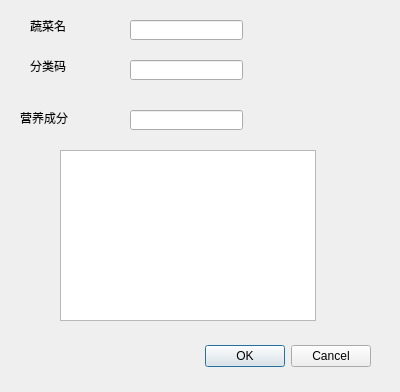
<?xml version="1.0" encoding="UTF-8"?>
<ui version="4.0">
 <class>searchVegeDialog</class>
 <widget class="QDialog" name="searchVegeDialog">
  <property name="geometry">
   <rect>
    <x>0</x>
    <y>0</y>
    <width>400</width>
    <height>392</height>
   </rect>
  </property>
  <property name="windowTitle">
   <string>Dialog</string>
  </property>
  <widget class="QDialogButtonBox" name="buttonBox">
   <property name="geometry">
    <rect>
     <x>30</x>
     <y>340</y>
     <width>341</width>
     <height>32</height>
    </rect>
   </property>
   <property name="orientation">
    <enum>Qt::Horizontal</enum>
   </property>
   <property name="standardButtons">
    <set>QDialogButtonBox::Cancel|QDialogButtonBox::Ok</set>
   </property>
  </widget>
  <widget class="QLabel" name="label">
   <property name="geometry">
    <rect>
     <x>30</x>
     <y>20</y>
     <width>54</width>
     <height>12</height>
    </rect>
   </property>
   <property name="text">
    <string>蔬菜名</string>
   </property>
  </widget>
  <widget class="QLineEdit" name="vegName">
   <property name="geometry">
    <rect>
     <x>130</x>
     <y>20</y>
     <width>113</width>
     <height>20</height>
    </rect>
   </property>
  </widget>
  <widget class="QTableView" name="tableView">
   <property name="geometry">
    <rect>
     <x>60</x>
     <y>150</y>
     <width>256</width>
     <height>171</height>
    </rect>
   </property>
  </widget>
  <widget class="QLabel" name="label_2">
   <property name="geometry">
    <rect>
     <x>40</x>
     <y>340</y>
     <width>101</width>
     <height>31</height>
    </rect>
   </property>
   <property name="text">
    <string/>
   </property>
  </widget>
  <widget class="QLabel" name="label_3">
   <property name="geometry">
    <rect>
     <x>30</x>
     <y>60</y>
     <width>54</width>
     <height>12</height>
    </rect>
   </property>
   <property name="text">
    <string>分类码</string>
   </property>
  </widget>
  <widget class="QLineEdit" name="vegCode">
   <property name="geometry">
    <rect>
     <x>130</x>
     <y>60</y>
     <width>113</width>
     <height>20</height>
    </rect>
   </property>
  </widget>
  <widget class="QLabel" name="label_4">
   <property name="geometry">
    <rect>
     <x>20</x>
     <y>110</y>
     <width>61</width>
     <height>16</height>
    </rect>
   </property>
   <property name="text">
    <string>营养成分</string>
   </property>
  </widget>
  <widget class="QLineEdit" name="vegN">
   <property name="geometry">
    <rect>
     <x>130</x>
     <y>110</y>
     <width>113</width>
     <height>20</height>
    </rect>
   </property>
  </widget>
 </widget>
 <resources/>
 <connections>
  <connection>
   <sender>buttonBox</sender>
   <signal>rejected()</signal>
   <receiver>searchVegeDialog</receiver>
   <slot>reject()</slot>
   <hints>
    <hint type="sourcelabel">
     <x>316</x>
     <y>260</y>
    </hint>
    <hint type="destinationlabel">
     <x>286</x>
     <y>274</y>
    </hint>
   </hints>
  </connection>
 </connections>
</ui>
